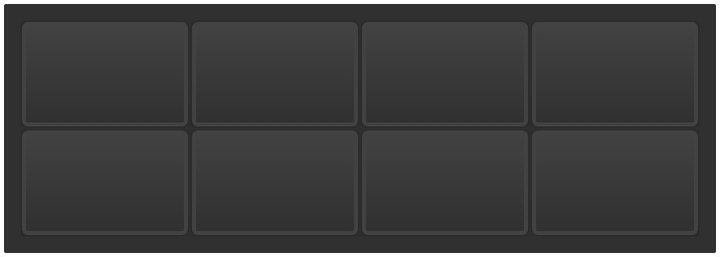
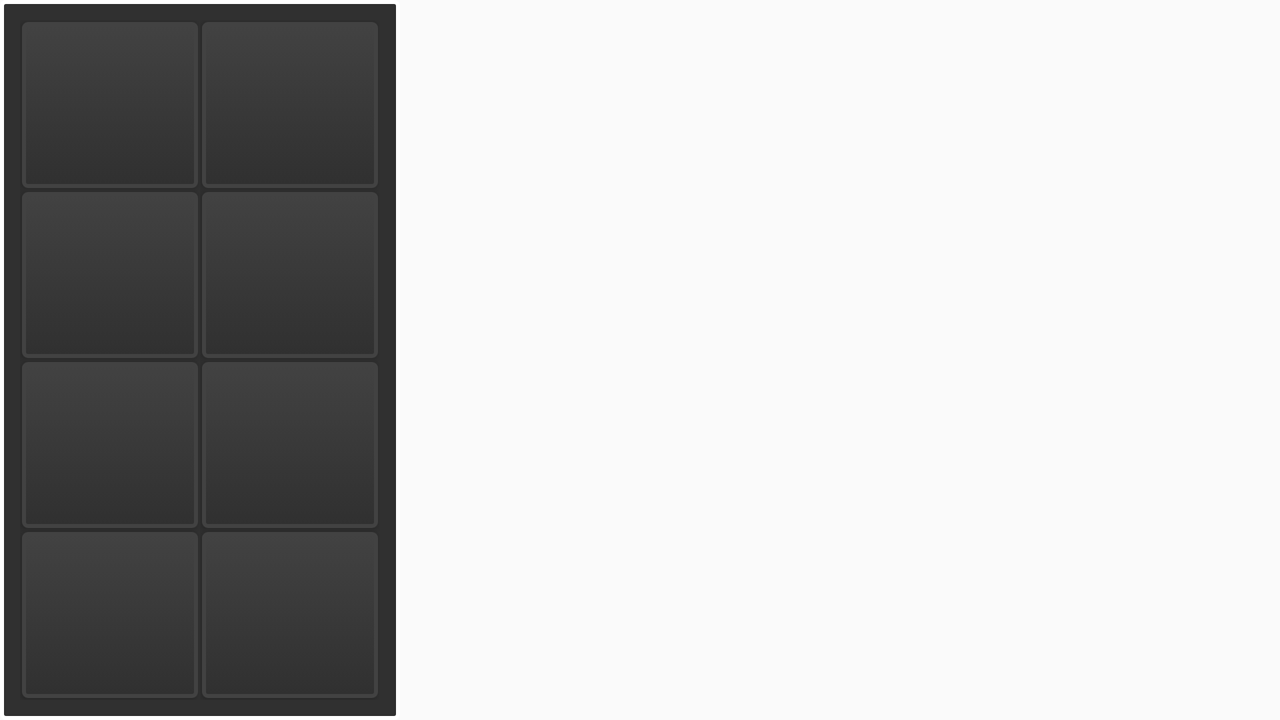

The same Android screen from two of the app's own layout files: first res/layout/ as a phone draws it, then the repository's variant for another configuration, drawn on a device whose configuration selects that folder. Both files follow.
<!-- AndroidManifest.xml: application theme AppTheme -->
<!-- res/layout/fragment_tc_keypad.xml -->
<?xml version="1.0" encoding="utf-8"?>
<LinearLayout xmlns:android="http://schemas.android.com/apk/res/android"
    android:id="@+id/fragmentTcKeypad_id"
    android:orientation="vertical"
    android:layout_width="match_parent"
    android:layout_height="wrap_content"
    android:background="@drawable/board"
    >
    <LinearLayout
        android:id="@+id/fragmentTcKeypad_row1"
        android:layout_width="match_parent"
        android:layout_height="wrap_content"
        android:orientation="horizontal"
        >
        <Button
            android:id="@+id/fragmentTcKeypad_button1"
            android:layout_height="wrap_content"
            android:layout_width="0dp"
            android:layout_weight="1"
            android:layout_margin="1dp"
            android:background="@drawable/keypad_button"
            android:textColor="@color/text_light"
            android:textSize="@dimen/textsize_huge"
            />
        <Button
            android:id="@+id/fragmentTcKeypad_button2"
            android:layout_height="wrap_content"
            android:layout_width="0dp"
            android:layout_weight="1"
            android:layout_margin="1dp"
            android:background="@drawable/keypad_button"
            android:textColor="@color/text_light"
            android:textSize="@dimen/textsize_huge"
            />
        <Button
            android:id="@+id/fragmentTcKeypad_button3"
            android:layout_height="wrap_content"
            android:layout_width="0dp"
            android:layout_weight="1"
            android:layout_margin="1dp"
            android:background="@drawable/keypad_button"
            android:textColor="@color/text_light"
            android:textSize="@dimen/textsize_huge"
            />
        <Button
            android:id="@+id/fragmentTcKeypad_button4"
            android:layout_height="wrap_content"
            android:layout_width="0dp"
            android:layout_weight="1"
            android:layout_margin="1dp"
            android:background="@drawable/keypad_button"
            android:textColor="@color/text_light"
            android:textSize="@dimen/textsize_huge"
            />
    </LinearLayout>

    <LinearLayout
        android:id="@+id/fragmentTcKeypad_row2"
        android:layout_width="match_parent"
        android:layout_height="wrap_content"
        android:orientation="horizontal"
        >

        <Button
            android:id="@+id/fragmentTcKeypad_button5"
            android:layout_height="wrap_content"
            android:layout_width="0dp"
            android:layout_weight="1"
            android:layout_margin="1dp"
            android:background="@drawable/keypad_button"
            android:textColor="@color/text_light"
            android:textSize="@dimen/textsize_huge"
            />
        <Button
            android:id="@+id/fragmentTcKeypad_button6"
            android:layout_height="wrap_content"
            android:layout_width="0dp"
            android:layout_weight="1"
            android:layout_margin="1dp"
            android:background="@drawable/keypad_button"
            android:textColor="@color/text_light"
            android:textSize="@dimen/textsize_huge"
            />
        <Button
            android:id="@+id/fragmentTcKeypad_button7"
            android:layout_height="wrap_content"
            android:layout_width="0dp"
            android:layout_weight="1"
            android:layout_margin="1dp"
            android:background="@drawable/keypad_button"
            android:textColor="@color/text_light"
            android:textSize="@dimen/textsize_huge"
            />
        <Button
            android:id="@+id/fragmentTcKeypad_button8"
            android:layout_height="wrap_content"
            android:layout_width="0dp"
            android:layout_weight="1"
            android:layout_margin="1dp"
            android:background="@drawable/keypad_button"
            android:textColor="@color/text_light"
            android:textSize="@dimen/textsize_huge"
            />
    </LinearLayout>

</LinearLayout>
<!-- resources referenced by this layout -->
<resources>
  <color name="text_light">@android:color/white</color>
  <dimen name="textsize_huge">24sp</dimen>
  <!-- drawable board (drawable) -->
  <?xml version="1.0" encoding="utf-8"?>
  <selector xmlns:android="http://schemas.android.com/apk/res/android">
      <item>
          <shape>
              <gradient
                  android:startColor="@color/board_dark"
                  android:endColor="@color/board_dark"
                  android:angle="270" />
              <stroke
                  android:width="2dp"
                  android:color="@color/button_pale" />
              <corners
                  android:radius="2dp" />
              <padding
                  android:left="10dp"
                  android:top="10dp"
                  android:right="10dp"
                  android:bottom="10dp" />
          </shape>
      </item>
  </selector>
  <!-- drawable keypad_button (drawable) -->
  <?xml version="1.0" encoding="utf-8"?>
  <selector xmlns:android="http://schemas.android.com/apk/res/android">
      xmlns:android="http://schemas.android.com/apk/res/android">
      <item android:state_pressed="true" >
          <shape>
              <gradient
                  android:startColor="@color/button_light"
                  android:endColor="@color/button_very_dark"
                  android:angle="270" />
              <stroke
                  android:width="2dp"
                  android:color="#dcdcdc" />
              <corners
                  android:radius="2dp" />
              <padding
                  android:left="10dp"
                  android:top="10dp"
                  android:right="10dp"
                  android:bottom="10dp" />
          </shape>
      </item>
  
      <item android:state_focused="true" >
          <shape>
              <gradient
                  android:startColor="@color/button_dark"
                  android:endColor="@color/button_very_dark"
                  android:angle="270" />
              <stroke
                  android:width="2dp"
                  android:color="#dcdcdc" />
              <corners
                  android:radius="2dp" />
              <padding
                  android:left="10dp"
                  android:top="10dp"
                  android:right="10dp"
                  android:bottom="10dp" />
          </shape>
      </item>
  
      <item>
          <shape>
              <gradient
                  android:startColor="@color/button_dark"
                  android:endColor="@color/button_very_dark"
                  android:angle="270" />
              <stroke
                  android:width="2dp"
                  android:color="@color/button_dark" />
              <corners
                  android:radius="2dp" />
              <padding
                  android:left="10dp"
                  android:top="10dp"
                  android:right="10dp"
                  android:bottom="10dp" />
          </shape>
      </item>
  </selector>
  <style name="AppTheme" parent="Theme.AppCompat.Light">
          
  
          
  
          
  
          
  
          
  
      </style>
  <color name="board_dark">@color/background_material_dark</color>
  <color name="button_pale">@color/background_floating_material_light</color>
  <color name="button_light">@color/background_material_light</color>
  <color name="button_very_dark">@color/background_material_dark</color>
  <color name="button_dark">@color/background_floating_material_dark</color>
</resources>
<!-- res/layout-land/fragment_tc_keypad.xml (the repository's variant of the layout above) -->
<!-- drawn on the phone turned sideways -->
<?xml version="1.0" encoding="utf-8"?>
<LinearLayout xmlns:android="http://schemas.android.com/apk/res/android"
    android:id="@+id/fragmentTcKeypad_id"
    android:orientation="horizontal"
    android:layout_height="match_parent"
    android:layout_width="wrap_content"
    android:background="@drawable/board"
    >
    <LinearLayout
        android:id="@+id/fragmentTcKeypad_row1"
        android:layout_height="match_parent"
        android:layout_width="wrap_content"
        android:orientation="vertical"
        >
        <Button
            android:id="@+id/fragmentTcKeypad_button1"
            android:layout_width="wrap_content"
            android:layout_height="0dp"
            android:layout_weight="1"
            android:layout_margin="1dp"
            android:background="@drawable/keypad_button"
            android:textColor="@color/text_light"
            android:textSize="@dimen/textsize_huge"
            />
        <Button
            android:id="@+id/fragmentTcKeypad_button2"
            android:layout_width="wrap_content"
            android:layout_height="0dp"
            android:layout_weight="1"
            android:layout_margin="1dp"
            android:background="@drawable/keypad_button"
            android:textColor="@color/text_light"
            android:textSize="@dimen/textsize_huge"
            />
        <Button
            android:id="@+id/fragmentTcKeypad_button3"
            android:layout_width="wrap_content"
            android:layout_height="0dp"
            android:layout_weight="1"
            android:layout_margin="1dp"
            android:background="@drawable/keypad_button"
            android:textColor="@color/text_light"
            android:textSize="@dimen/textsize_huge"
            />
        <Button
            android:id="@+id/fragmentTcKeypad_button4"
            android:layout_width="wrap_content"
            android:layout_height="0dp"
            android:layout_weight="1"
            android:layout_margin="1dp"
            android:background="@drawable/keypad_button"
            android:textColor="@color/text_light"
            android:textSize="@dimen/textsize_huge"
            />
    </LinearLayout>

    <LinearLayout
        android:id="@+id/fragmentTcKeypad_row2"
        android:layout_height="match_parent"
        android:layout_width="wrap_content"
        android:orientation="vertical"
        >

        <Button
            android:id="@+id/fragmentTcKeypad_button5"
            android:layout_width="wrap_content"
            android:layout_height="0dp"
            android:layout_weight="1"
            android:layout_margin="1dp"
            android:background="@drawable/keypad_button"
            android:textColor="@color/text_light"
            android:textSize="@dimen/textsize_huge"
            />
        <Button
            android:id="@+id/fragmentTcKeypad_button6"
            android:layout_width="wrap_content"
            android:layout_height="0dp"
            android:layout_weight="1"
            android:layout_margin="1dp"
            android:background="@drawable/keypad_button"
            android:textColor="@color/text_light"
            android:textSize="@dimen/textsize_huge"
            />
        <Button
            android:id="@+id/fragmentTcKeypad_button7"
            android:layout_width="wrap_content"
            android:layout_height="0dp"
            android:layout_weight="1"
            android:layout_margin="1dp"
            android:background="@drawable/keypad_button"
            android:textColor="@color/text_light"
            android:textSize="@dimen/textsize_huge"
            />
        <Button
            android:id="@+id/fragmentTcKeypad_button8"
            android:layout_width="wrap_content"
            android:layout_height="0dp"
            android:layout_weight="1"
            android:layout_margin="1dp"
            android:background="@drawable/keypad_button"
            android:textColor="@color/text_light"
            android:textSize="@dimen/textsize_huge"
            />
    </LinearLayout>

</LinearLayout>
